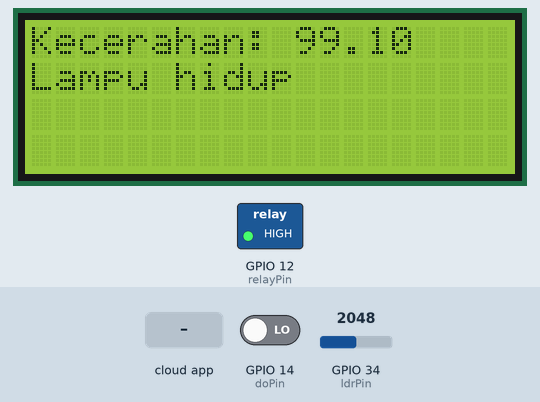
Recording of a sketch running on a simulated ESP32. Parts: 20×4 character LCD, switched loads named in the sketch (green lamp = pin HIGH). The test bench sets the inputs (shaded band); at power-on: GPIO 34 (ldrPin) = 2048, GPIO 14 (doPin) LOW. WiFi joins after 1.5 s; servers stay silent unless stated; the Firebase database answers and starts empty; what the sketch prints to the serial monitor is not drawn.

Above: at 3.2 s.
3.3 s: GPIO 34 (ldrPin) set to 1973
At 4.3 s:
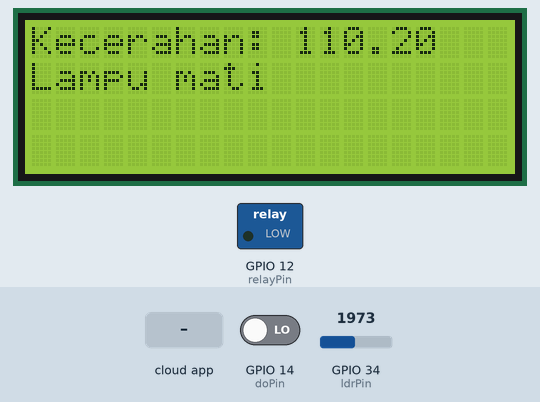
5.3 s: GPIO 34 (ldrPin) set to 0
At 7.4 s:
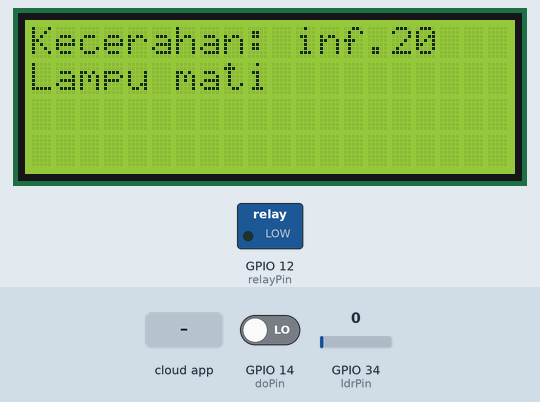
7.7 s: the phone or cloud app sets relayState to 1
At 8.9 s:
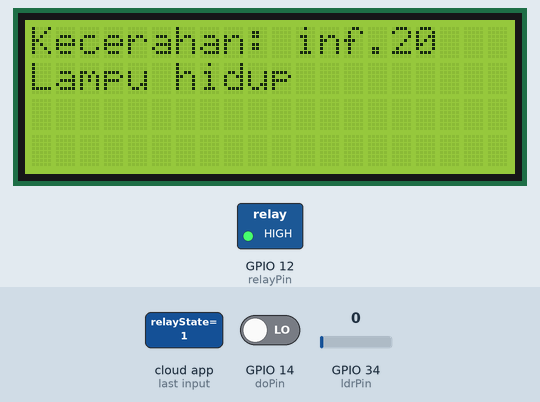
9.3 s: GPIO 34 (ldrPin) set to 140
At 11.1 s:
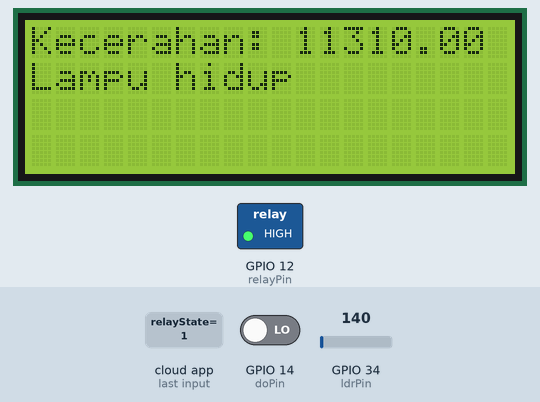
11.7 s: the phone or cloud app sets relayState to 0
At 12.6 s:
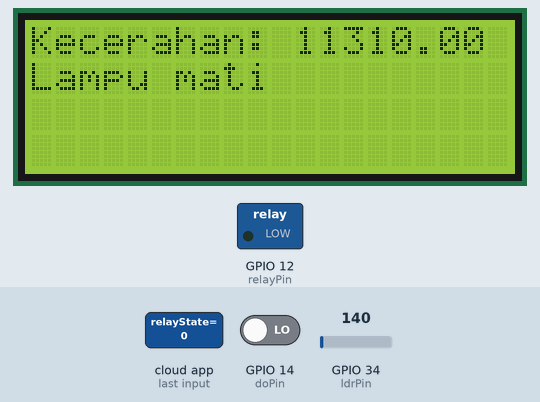
Timing chart, 0 to 14.3 s (numbered marks = the images above; inputs shaded):
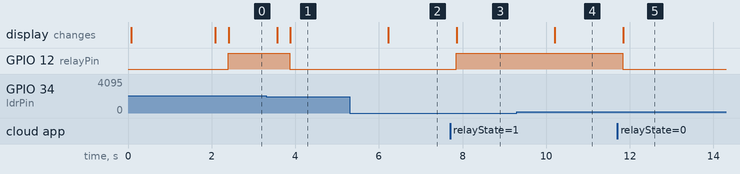

The sketch:

sketch.ino
```cpp
#include <FirebaseESP32.h>
#include <WiFi.h>
#include <WiFiClient.h>
#include <LiquidCrystal_I2C.h>

LiquidCrystal_I2C LCD = LiquidCrystal_I2C(0x27, 20, 4);

#define WIFI_SSID "Wokwi-GUEST"
#define WIFI_PASSWORD ""

//firebase
#define FIREBASE_HOST "https://sistem-tertanam-22040-default-rtdb.asia-southeast1.firebasedatabase.app"
#define FIREBASE_AUTH "wWSciIi7240J3USleVcHnwTjXCsSkKlAKd2NIION"

//Relay
#define  relayPin 12

//ldr
const int ldrPin = 34;
const int doPin = 14;
const float Gamma = 0.7;
const float rl10 = 50;

FirebaseData firebaseData;

void setup() {
  Serial.begin(115200);
  delay(10);

  LCD.init();
  LCD.backlight();

  WiFi.begin(WIFI_SSID, WIFI_PASSWORD);
  while (WiFi.status() != WL_CONNECTED) {
    delay(1000);
    Serial.println("Menghubungkan ke WiFi...");
  }
  Serial.println("WiFi Terhubung");

  Firebase.begin(FIREBASE_HOST, FIREBASE_AUTH);

  pinMode(relayPin, OUTPUT);
  pinMode(doPin, INPUT);
}

void loop() {
  int ldrValue = analogRead(ldrPin);
  int doValue = digitalRead(doPin);

  // Serial.print("LDR value: ");
  // Serial.println(ldrValue);
  // Serial.print("DO value: ");
  // Serial.println(doValue);

  ldrValue = map(ldrValue, 4095, 0, 1024, 0); //ubah nilai sensor ke adc
  float voltase = ldrValue / 1024.*5;
  float resistance = 2000 * voltase / (1 - voltase / 5);
  float kecerahan = pow(rl10 * 1e3 * pow(10, Gamma) / resistance, (1 / Gamma));
  kecerahan = round(kecerahan * 10) / 10.0;
  Serial.print("Kecerahan = ");
  Serial.println(kecerahan);
  LCD.setCursor(0, 0);
  LCD.print("Kecerahan: ");
  LCD.print(kecerahan);
  Firebase.setFloat(firebaseData, "/kecerahan", kecerahan);

  if (Firebase.getBool(firebaseData, "/relayState")) {
    bool relayState = firebaseData.boolData();
    if (kecerahan < 100) {
      relayState = 1;
    }
    digitalWrite(relayPin, relayState);
    if (relayState == 0) {
      Serial.println("Kondisi lampu mati");
      LCD.setCursor(0, 1);
      LCD.print("Lampu mati ");
    } else {
      Serial.println("Kondisi lampu hidup");
      LCD.setCursor(0, 1);
      LCD.print("Lampu hidup ");
    }
    Serial.println("State: " + String(relayState));
  } else {
    Serial.println("Gagal menerima data dari firebase");
  }

  if (kecerahan < 100 && Firebase.getBool(firebaseData, "/relayState") == 0) {
    delay(10000);
    if (kecerahan < 100) {
      digitalWrite(relayPin, 1);
      Serial.println("Lampu harus hidup karena kecerahan rendah");
    }
  }

  delay(1000);

}
```

Measured:
- the behaviour switches between 2044 and 2043 on GPIO 34 (ldrPin) (found by bisection; images 0 and 1)
- after the input at 3.3 s, GPIO 12 (relayPin): HIGH → LOW after 0.57 s; the display: first changes after 0.27 s (image 1 shows a later state)
- after the input at 5.3 s, the display: changes after 0.92 s (image 2)
- after the input at 7.7 s, GPIO 12 (relayPin): LOW → HIGH after 0.15 s; the display: changes after 0.16 s (image 3)
- after the input at 9.3 s, the display: changes after 0.90 s (image 4)
- after the input at 11.7 s, GPIO 12 (relayPin): HIGH → LOW after 0.13 s; the display: changes after 0.15 s (image 5)
